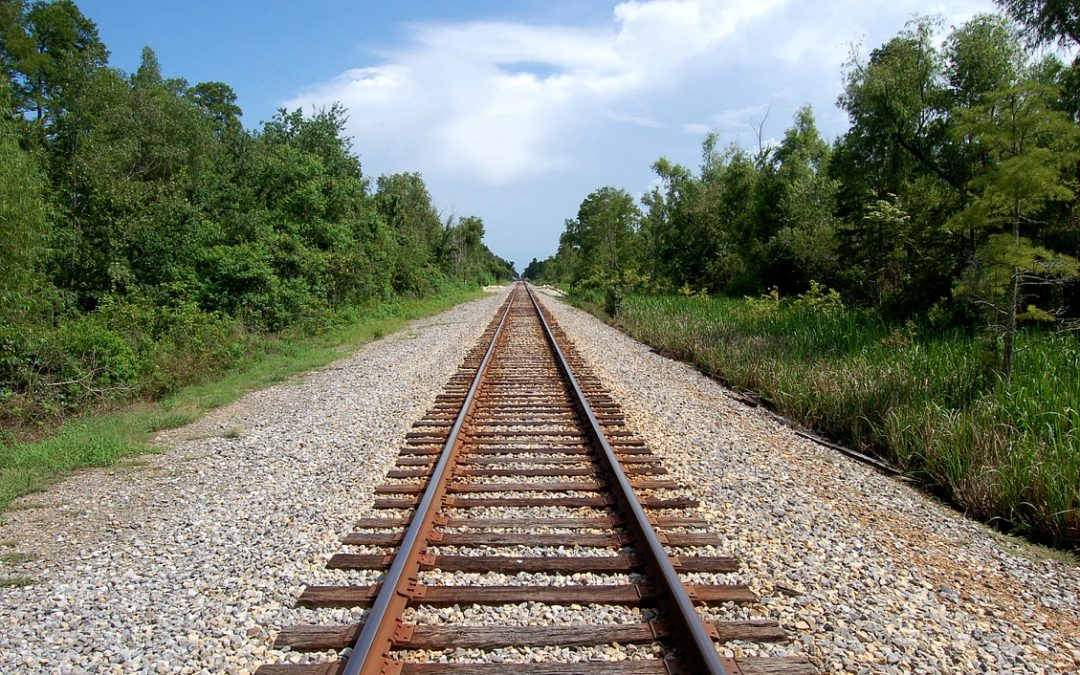
%> input picture edge-detection/Fig2.jpg, 1080 x 675 px
$ octave h.m   (GNU Octave 9; MATLAB toolbox functions it lacks are replaced by stand-ins)
%> lines starting %> are read from the running program, lines starting %| are printed output that depends on the picture; long printed decimals are rounded
clear;
clc;

I=imread('fig2.jpg');
%> I is the input picture: size 675x1080x3 uint8; mean R, G, B 119, 123.3, 107.7
J= rgb2gray(I);
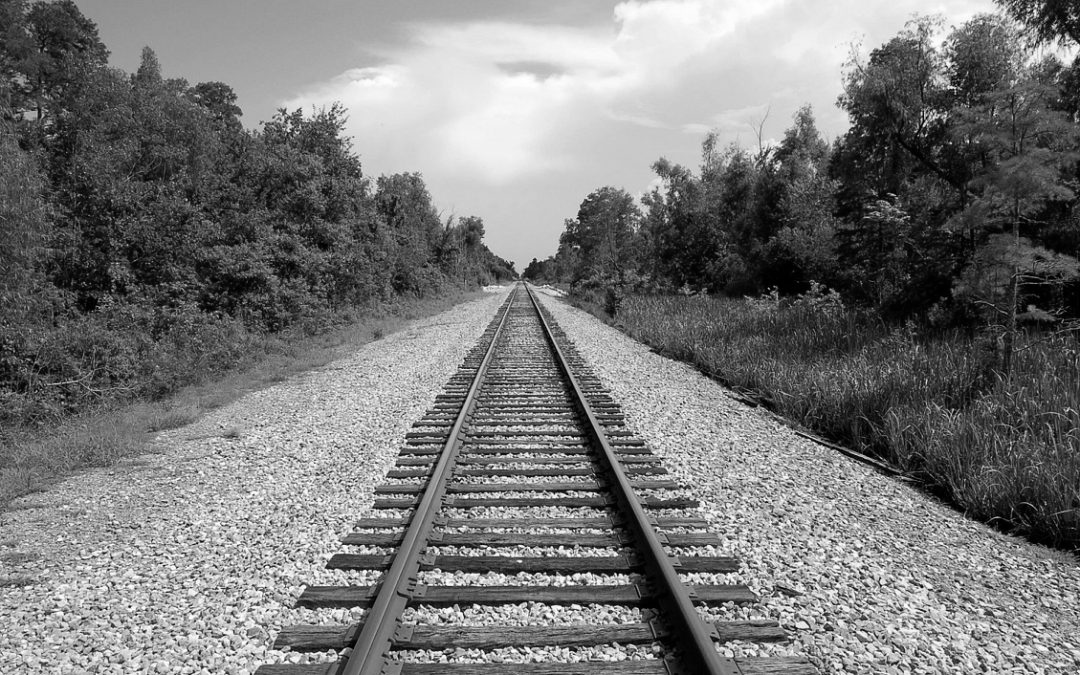
%> J: size 675x1080 uint8; min 0, max 255, mean 120.2
figure(2)
imshow(J);
[glcm1,SI1] = graycomatrix(J,'Offset',[0 1],'GrayLimits', [0 255], 'NumLevels', 4,'Symmetric',true);
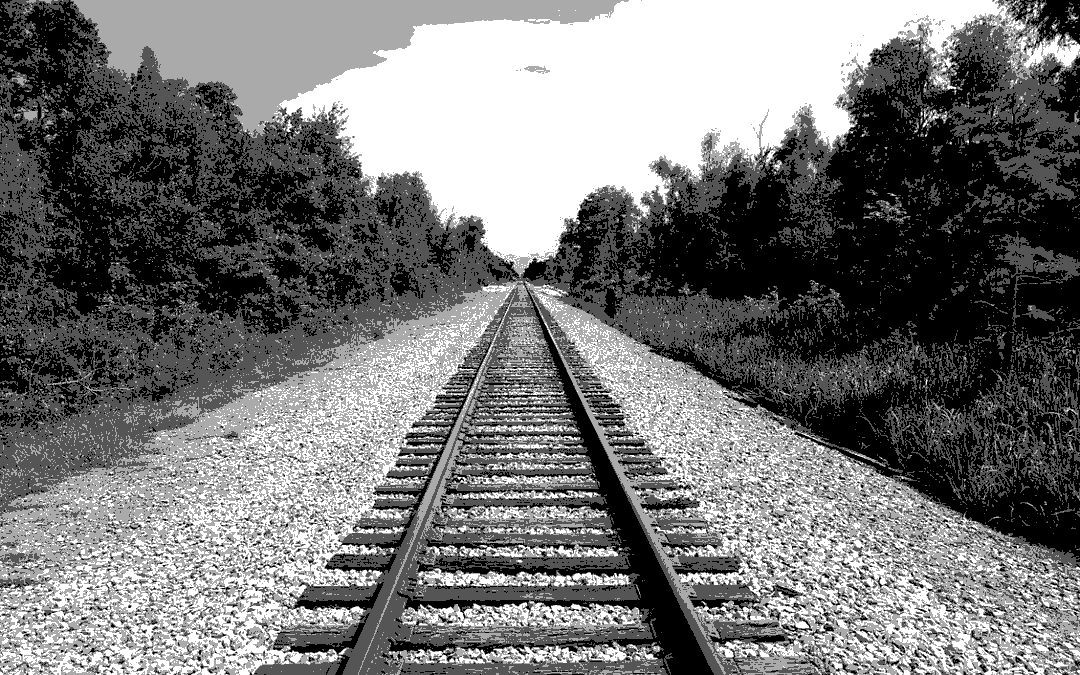
%> SI1: size 675x1080 double; min 1, max 4, mean 2.4; drawn with min black and max white
%> glcm1 = [311058 68363 2364 95; 68363 306544 48028 3128; 2364 48028 238602 46974; 95 3128 46974 262542]
Stats = graycoprops(glcm1,{'contrast','homogeneity','Correlation','Energy'});
%> Stats = {Contrast 0.256, Correlation 0.893, Energy 0.158, Homogeneity 0.883}
disp(Stats);
%|     Contrast = 0.2556
%|     Correlation = 0.8929
%|     Energy = 0.1579
%|     Homogeneity = 0.8827
figure(3)
imshow(rescale(SI1));

[glcm2,SI2] = graycomatrix(J,'Offset',[-1 1],'GrayLimits', [0 255], 'NumLevels', 4,'Symmetric',true);
%> glcm2 = [285716 86161 8168 1658; 86161 267628 58691 13062; 8168 58691 208482 59712; 1658 13062 59712 237762]
Stats = graycoprops(glcm2,{'contrast','homogeneity','Correlation','Energy'});
%> Stats = {Contrast 0.419, Correlation 0.825, Energy 0.134, Homogeneity 0.838}
disp(Stats);
%|     Contrast = 0.4186
%|     Correlation = 0.8247
%|     Energy = 0.1336
%|     Homogeneity = 0.8382
figure(4)
imshow(rescale(SI2));

[glcm3,SI3] = graycomatrix(J,'Offset',[-1 0],'GrayLimits', [0 255], 'NumLevels', 4,'Symmetric',true);
%> glcm3 = [307102 69736 5055 453; 69736 293982 55039 7266; 5055 55039 220822 54309; 453 7266 54309 250218]
Stats = graycoprops(glcm3,{'contrast','homogeneity','Correlation','Energy'});
%> Stats = {Contrast 0.319, Correlation 0.866, Energy 0.148, Homogeneity 0.865}
disp(Stats);
%|     Contrast = 0.3193
%|     Correlation = 0.8662
%|     Energy = 0.1481
%|     Homogeneity = 0.8652
figure(5)
imshow(rescale(SI3));

[glcm4,SI4] = graycomatrix(J,'Offset',[-1 -1],'GrayLimits', [0 255], 'NumLevels', 4,'Symmetric',true);
%> glcm4 = [291444 82800 6517 942; 82800 275334 58035 9373; 6517 58035 213252 57250; 942 9373 57250 244628]
Stats = graycoprops(glcm4,{'contrast','homogeneity','Correlation','Energy'});
%> Stats = {Contrast 0.371, Correlation 0.844, Energy 0.139, Homogeneity 0.848}
disp(Stats);
%|     Contrast = 0.3714
%|     Correlation = 0.8444
%|     Energy = 0.1387
%|     Homogeneity = 0.8483
figure(6)
imshow(rescale(SI4));

$ run again, with edge-detection/Fig1.jpg copied over edge-detection/Fig2.jpg
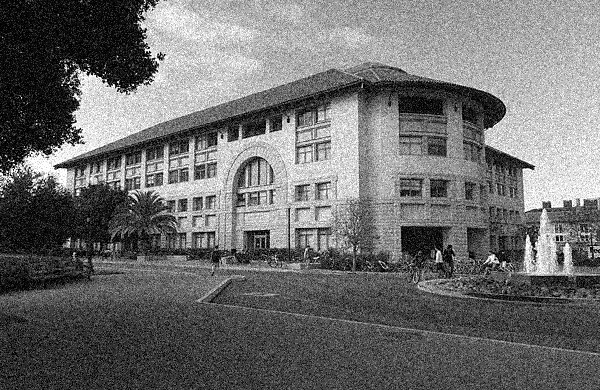
%> input picture edge-detection/Fig1.jpg, 600 x 390 px
%> I is the input picture: size 390x600x3 uint8; min 0, max 255, mean 110.1
%> `[glcm1,SI1] = graycomatrix(J,'Offset',[0 1],'GrayLimits', [0 255], 'Nu..`:
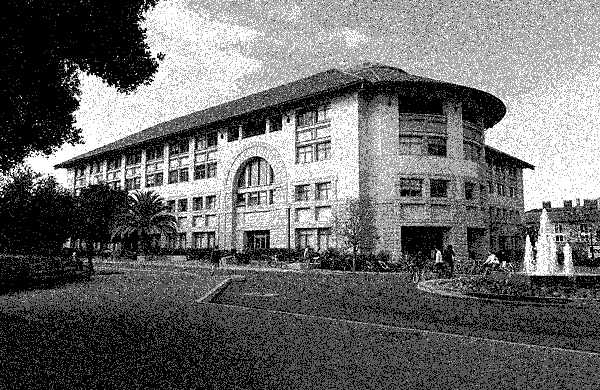
%> SI1: size 390x600 double; min 1, max 4, mean 2.25; drawn with min black and max white
%> glcm1 = [103390 37772 2572 541; 37772 83156 17173 2037; 2572 17173 58684 24802; 541 2037 24802 52196]
%> `Stats = graycoprops(glcm1,{'contrast','homogeneity','Correlation','Ene..`: Stats = {Contrast 0.441, Correlation 0.808, Energy 0.13, Homogeneity 0.814}
%|     Contrast = 0.4411
%|     Correlation = 0.8077
%|     Energy = 0.1304
%|     Homogeneity = 0.8144
%> glcm2 = [99594 39453 3843 944; 39453 79412 18192 2723; 3843 18192 55816 25059; 944 2723 25059 50772]
%> `Stats = graycoprops(glcm2,{'contrast','homogeneity','Correlation','Ene..`: Stats = {Contrast 0.504, Correlation 0.78, Energy 0.124, Homogeneity 0.801}
%|     Contrast = 0.5041
%|     Correlation = 0.7804
%|     Energy = 0.1243
%|     Homogeneity = 0.8007
%> glcm3 = [102264 38574 2866 507; 38574 81702 17497 2164; 2866 17497 57950 24701; 507 2164 24701 52266]
%> `Stats = graycoprops(glcm3,{'contrast','homogeneity','Correlation','Ene..`: Stats = {Contrast 0.452, Correlation 0.803, Energy 0.129, Homogeneity 0.811}
%|     Contrast = 0.4518
%|     Correlation = 0.8032
%|     Energy = 0.1288
%|     Homogeneity = 0.8110
%> glcm4 = [99690 39261 3887 998; 39261 79324 18055 3139; 3887 18055 55668 25299; 998 3139 25299 50062]
%> `Stats = graycoprops(glcm4,{'contrast','homogeneity','Correlation','Ene..`: Stats = {Contrast 0.514, Correlation 0.776, Energy 0.124, Homogeneity 0.799}
%|     Contrast = 0.5137
%|     Correlation = 0.7762
%|     Energy = 0.1239
%|     Homogeneity = 0.7994

$ run again, with edge-detection/Fig4.jpg copied over edge-detection/Fig2.jpg
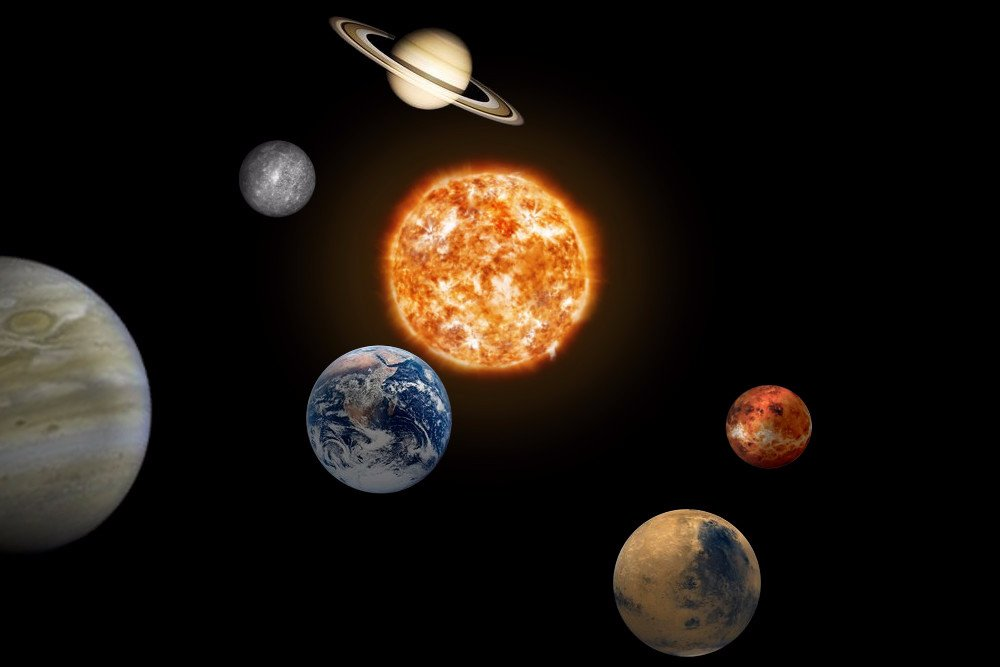
%> input picture edge-detection/Fig4.jpg, 1000 x 667 px
%> I is the input picture: size 667x1000x3 uint8; mean R, G, B 29.5, 22.3, 15.9
%> `J= rgb2gray(I);`:
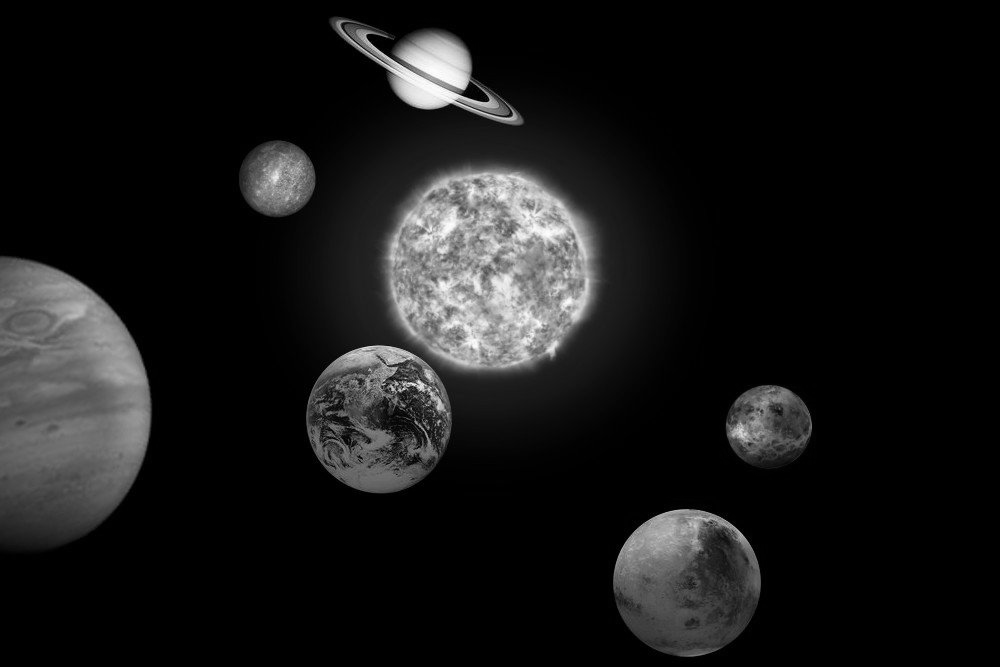
%> J: size 667x1000 uint8; min 0, max 255, mean 23.7
%> `[glcm1,SI1] = graycomatrix(J,'Offset',[0 1],'GrayLimits', [0 255], 'Nu..`:
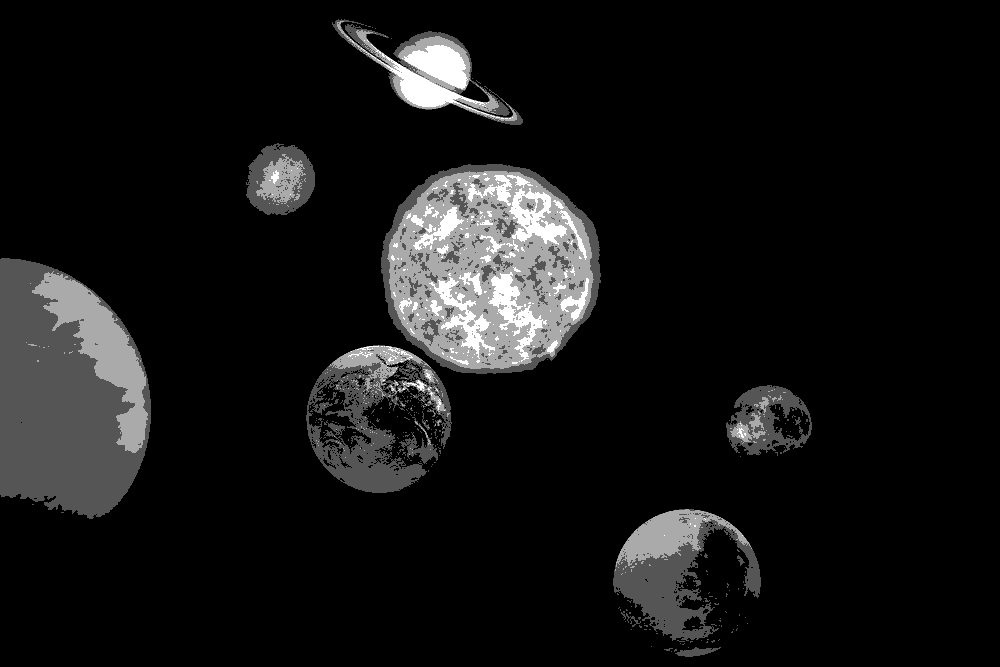
%> SI1: size 667x1000 double; min 1, max 4, mean 1.24; drawn with min black and max white
%> glcm1 = [1119316 6300 203 1; 6300 98988 5494 42; 203 5494 64140 3539; 1 42 3539 19064]
%> `Stats = graycoprops(glcm1,{'contrast','homogeneity','Correlation','Ene..`: Stats = {Contrast 0.0245, Correlation 0.969, Energy 0.714, Homogeneity 0.988}
%|     Contrast = 0.02449
%|     Correlation = 0.9691
%|     Energy = 0.7136
%|     Homogeneity = 0.9882
%> glcm2 = [1115016 8102 587 117; 8102 95452 7086 184; 587 7086 60882 4821; 117 184 4821 17524]
%> `Stats = graycoprops(glcm2,{'contrast','homogeneity','Correlation','Ene..`: Stats = {Contrast 0.0363, Correlation 0.954, Energy 0.71, Homogeneity 0.984}
%|     Contrast = 0.03629
%|     Correlation = 0.9543
%|     Energy = 0.7097
%|     Homogeneity = 0.9841
%> glcm3 = [1117886 6612 373 47; 6612 98634 5677 137; 373 5677 63588 3738; 47 137 3738 18724]
%> `Stats = graycoprops(glcm3,{'contrast','homogeneity','Correlation','Ene..`: Stats = {Contrast 0.0278, Correlation 0.965, Energy 0.712, Homogeneity 0.987}
%|     Contrast = 0.02776
%|     Correlation = 0.9650
%|     Energy = 0.7124
%|     Homogeneity = 0.9874
%> glcm4 = [1115788 7649 358 27; 7649 96290 6812 73; 358 6812 61694 4512; 27 73 4512 18034]
%> `Stats = graycoprops(glcm4,{'contrast','homogeneity','Correlation','Ene..`: Stats = {Contrast 0.0315, Correlation 0.96, Energy 0.711, Homogeneity 0.985}
%|     Contrast = 0.03147
%|     Correlation = 0.9604
%|     Energy = 0.7108
%|     Homogeneity = 0.9853
